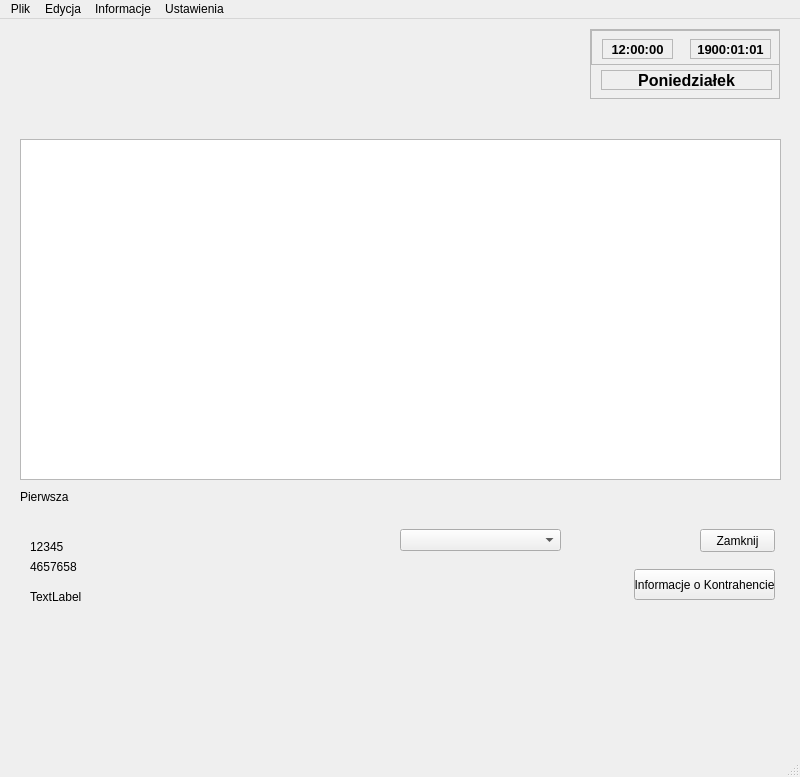
<?xml version="1.0" encoding="UTF-8"?>
<ui version="4.0">
 <class>Baza</class>
 <widget class="QMainWindow" name="Baza">
  <property name="geometry">
   <rect>
    <x>0</x>
    <y>0</y>
    <width>800</width>
    <height>777</height>
   </rect>
  </property>
  <property name="windowTitle">
   <string>Baza</string>
  </property>
  <widget class="QWidget" name="centralwidget">
   <widget class="QLabel" name="labelTest">
    <property name="geometry">
     <rect>
      <x>20</x>
      <y>470</y>
      <width>181</width>
      <height>16</height>
     </rect>
    </property>
    <property name="text">
     <string>Pierwsza</string>
    </property>
   </widget>
   <widget class="QPushButton" name="pushButton">
    <property name="geometry">
     <rect>
      <x>700</x>
      <y>510</y>
      <width>75</width>
      <height>23</height>
     </rect>
    </property>
    <property name="text">
     <string>Zamknij</string>
    </property>
   </widget>
   <widget class="QLabel" name="labelDaty">
    <property name="geometry">
     <rect>
      <x>690</x>
      <y>20</y>
      <width>81</width>
      <height>20</height>
     </rect>
    </property>
    <property name="font">
     <font>
      <pointsize>10</pointsize>
      <weight>75</weight>
      <bold>true</bold>
     </font>
    </property>
    <property name="frameShape">
     <enum>QFrame::StyledPanel</enum>
    </property>
    <property name="text">
     <string>1900:01:01</string>
    </property>
    <property name="alignment">
     <set>Qt::AlignCenter</set>
    </property>
   </widget>
   <widget class="QScrollArea" name="scrollArea">
    <property name="geometry">
     <rect>
      <x>590</x>
      <y>10</y>
      <width>190</width>
      <height>70</height>
     </rect>
    </property>
    <property name="widgetResizable">
     <bool>true</bool>
    </property>
    <widget class="QWidget" name="scrollAreaWidgetContents">
     <property name="geometry">
      <rect>
       <x>0</x>
       <y>0</y>
       <width>188</width>
       <height>68</height>
      </rect>
     </property>
     <widget class="QLabel" name="labelDzien">
      <property name="geometry">
       <rect>
        <x>10</x>
        <y>40</y>
        <width>171</width>
        <height>20</height>
       </rect>
      </property>
      <property name="font">
       <font>
        <pointsize>12</pointsize>
        <weight>75</weight>
        <bold>true</bold>
       </font>
      </property>
      <property name="frameShape">
       <enum>QFrame::StyledPanel</enum>
      </property>
      <property name="text">
       <string>Poniedziałek</string>
      </property>
      <property name="alignment">
       <set>Qt::AlignCenter</set>
      </property>
      <property name="wordWrap">
       <bool>false</bool>
      </property>
     </widget>
     <widget class="QScrollArea" name="scrollArea_2">
      <property name="geometry">
       <rect>
        <x>0</x>
        <y>0</y>
        <width>190</width>
        <height>35</height>
       </rect>
      </property>
      <property name="widgetResizable">
       <bool>true</bool>
      </property>
      <widget class="QWidget" name="scrollAreaWidgetContents_2">
       <property name="geometry">
        <rect>
         <x>0</x>
         <y>0</y>
         <width>188</width>
         <height>33</height>
        </rect>
       </property>
       <widget class="QLabel" name="labelZegara">
        <property name="geometry">
         <rect>
          <x>10</x>
          <y>8</y>
          <width>71</width>
          <height>20</height>
         </rect>
        </property>
        <property name="font">
         <font>
          <pointsize>10</pointsize>
          <weight>75</weight>
          <bold>true</bold>
         </font>
        </property>
        <property name="frameShape">
         <enum>QFrame::StyledPanel</enum>
        </property>
        <property name="text">
         <string>12:00:00</string>
        </property>
        <property name="alignment">
         <set>Qt::AlignCenter</set>
        </property>
       </widget>
      </widget>
     </widget>
     <zorder>scrollArea_2</zorder>
     <zorder>labelDzien</zorder>
    </widget>
   </widget>
   <widget class="QTableView" name="tableViewDB">
    <property name="geometry">
     <rect>
      <x>20</x>
      <y>120</y>
      <width>761</width>
      <height>341</height>
     </rect>
    </property>
    <property name="alternatingRowColors">
     <bool>true</bool>
    </property>
    <property name="selectionMode">
     <enum>QAbstractItemView::SingleSelection</enum>
    </property>
    <property name="selectionBehavior">
     <enum>QAbstractItemView::SelectRows</enum>
    </property>
    <property name="sortingEnabled">
     <bool>true</bool>
    </property>
   </widget>
   <widget class="QPushButton" name="pushButton_2">
    <property name="geometry">
     <rect>
      <x>634</x>
      <y>550</y>
      <width>141</width>
      <height>31</height>
     </rect>
    </property>
    <property name="inputMethodHints">
     <set>Qt::ImhMultiLine</set>
    </property>
    <property name="text">
     <string>Informacje o Kontrahencie</string>
    </property>
   </widget>
   <widget class="QLabel" name="lblUrzadzenie">
    <property name="geometry">
     <rect>
      <x>30</x>
      <y>520</y>
      <width>131</width>
      <height>16</height>
     </rect>
    </property>
    <property name="text">
     <string>12345</string>
    </property>
   </widget>
   <widget class="QLabel" name="lblKontrahent">
    <property name="geometry">
     <rect>
      <x>30</x>
      <y>540</y>
      <width>121</width>
      <height>16</height>
     </rect>
    </property>
    <property name="text">
     <string>4657658</string>
    </property>
   </widget>
   <widget class="QComboBox" name="comboBox">
    <property name="geometry">
     <rect>
      <x>400</x>
      <y>510</y>
      <width>161</width>
      <height>22</height>
     </rect>
    </property>
   </widget>
   <widget class="QLabel" name="label">
    <property name="geometry">
     <rect>
      <x>30</x>
      <y>570</y>
      <width>121</width>
      <height>16</height>
     </rect>
    </property>
    <property name="text">
     <string>TextLabel</string>
    </property>
   </widget>
   <zorder>scrollArea</zorder>
   <zorder>labelTest</zorder>
   <zorder>pushButton</zorder>
   <zorder>labelDaty</zorder>
   <zorder>tableViewDB</zorder>
   <zorder>pushButton_2</zorder>
   <zorder>lblUrzadzenie</zorder>
   <zorder>lblKontrahent</zorder>
   <zorder>comboBox</zorder>
   <zorder>label</zorder>
  </widget>
  <widget class="QMenuBar" name="menubar">
   <property name="geometry">
    <rect>
     <x>0</x>
     <y>0</y>
     <width>800</width>
     <height>21</height>
    </rect>
   </property>
   <widget class="QMenu" name="menuPlik">
    <property name="title">
     <string>Plik</string>
    </property>
   </widget>
   <widget class="QMenu" name="menuEdycja">
    <property name="title">
     <string>Edycja</string>
    </property>
   </widget>
   <widget class="QMenu" name="menuInformacje">
    <property name="title">
     <string>Informacje</string>
    </property>
   </widget>
   <widget class="QMenu" name="menuUstawienia">
    <property name="title">
     <string>Ustawienia</string>
    </property>
    <addaction name="actionOpcje"/>
   </widget>
   <addaction name="menuPlik"/>
   <addaction name="menuEdycja"/>
   <addaction name="menuInformacje"/>
   <addaction name="menuUstawienia"/>
  </widget>
  <widget class="QStatusBar" name="statusbar"/>
  <action name="actionOpcje">
   <property name="text">
    <string>Opcje</string>
   </property>
  </action>
 </widget>
 <resources/>
 <connections/>
</ui>
